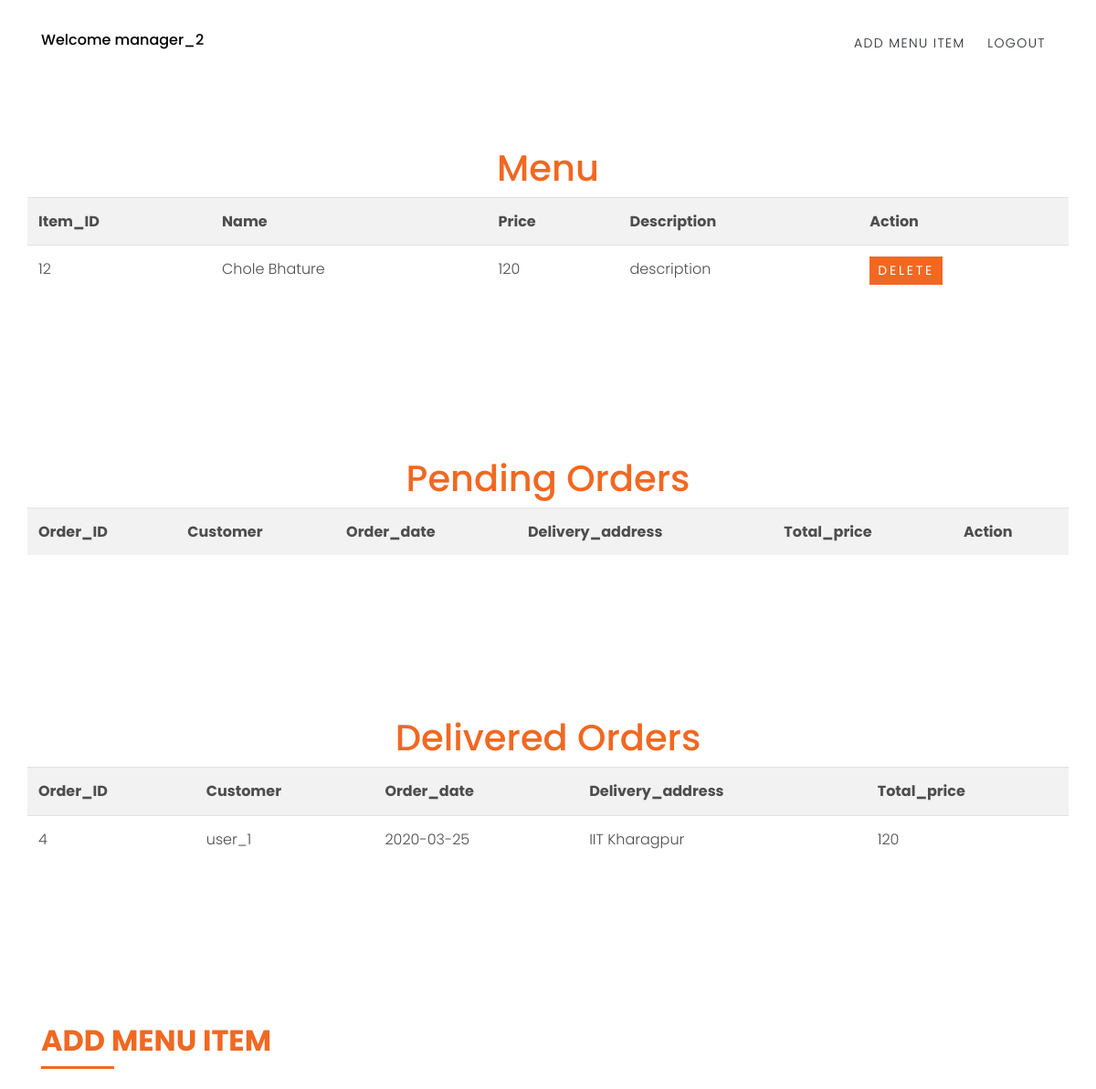
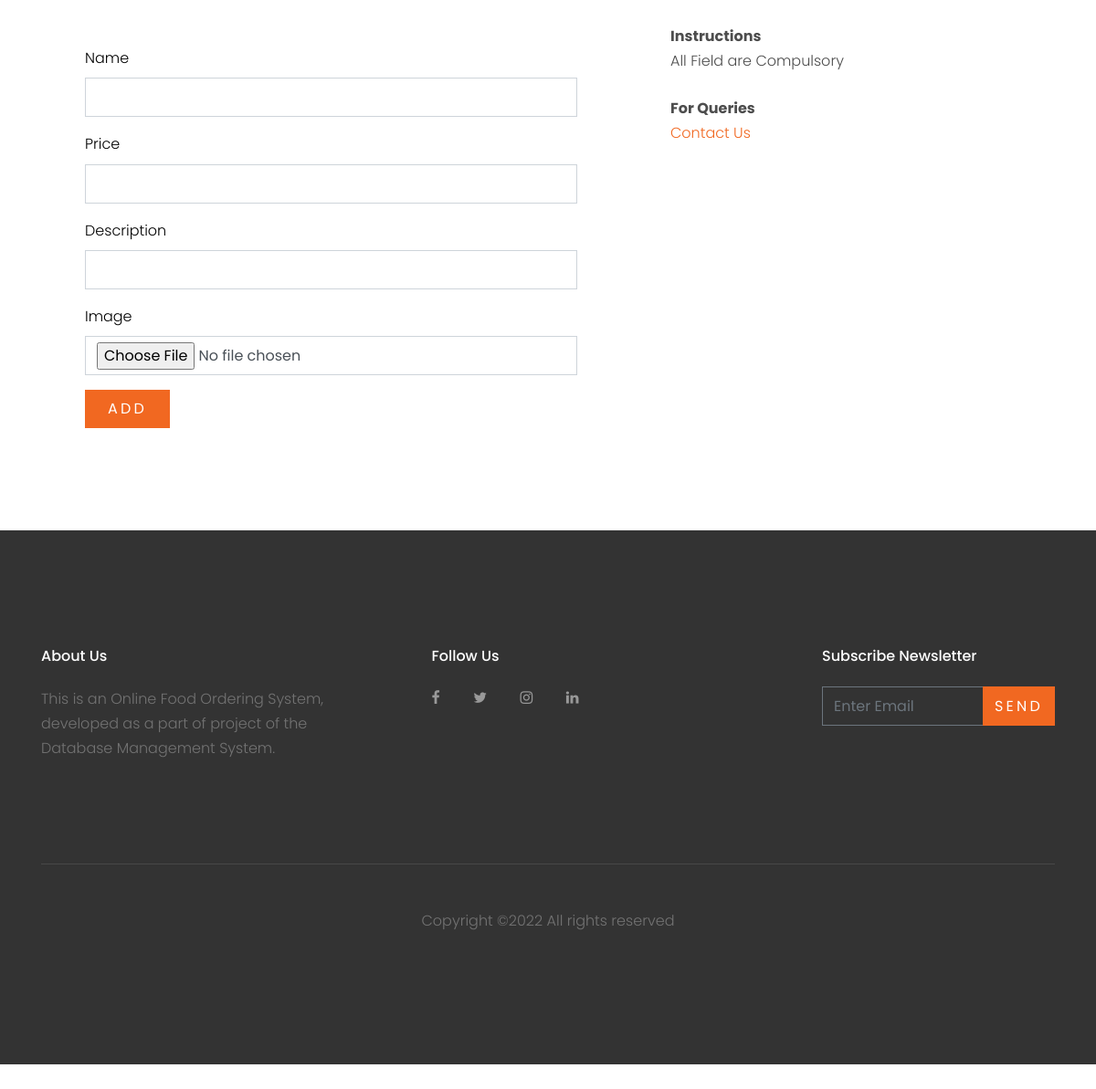
The page /manager.php (signed in) on the database its author committed (2 pictures, top to bottom).
### tables this page shows
CREATE TABLE `manager` (
  `username` varchar(30) NOT NULL,
  `name` varchar(30) NOT NULL,
  `email` varchar(30) NOT NULL,
  `address` varchar(100) NOT NULL,
  `password` varchar(30) NOT NULL,
  `contact_no` varchar(30) NOT NULL,
  `R_ID` int(30) NOT NULL
);

CREATE TABLE `menu_item` (
  `item_ID` int(30) NOT NULL,
  `name` varchar(30) NOT NULL,
  `price` int(30) NOT NULL,
  `description` varchar(30) NOT NULL,
  `R_ID` int(30) NOT NULL
);

CREATE TABLE `orders` (
  `order_ID` int(30) NOT NULL,
  `total_price` varchar(30) NOT NULL,
  `order_date` date NOT NULL,
  `order_status` varchar(30) NOT NULL,
  `delivery_address` varchar(70) NOT NULL,
  `username` varchar(30) NOT NULL,
  `R_ID` int(30) NOT NULL
);

### manager.php (the view, shortened to what this page needs)
<?php
    $conn = Connect();
?>
<!DOCTYPE html>
<html lang="en">
  <head>
    <link rel="stylesheet" href="fonts/icomoon/style.css">
    <link rel="stylesheet" href="css/bootstrap.min.css">
    <link rel="stylesheet" href="css/magnific-popup.css">
    <link rel="stylesheet" href="css/jquery-ui.css">
    <link rel="stylesheet" href="css/owl.carousel.min.css">
    <link rel="stylesheet" href="css/owl.theme.default.min.css">
    <link rel="stylesheet" href="css/bootstrap-datepicker.css">
    <link rel="stylesheet" href="fonts/flaticon/font/flaticon.css">
    <link rel="stylesheet" href="css/aos.css">
    <link rel="stylesheet" href="css/style.css">
  </head>
  <body data-spy="scroll" data-target=".site-navbar-target" data-offset="200">
    <header class="site-navbar py-3 js-site-navbar site-navbar-target" role="banner" id="site-navbar">
      <div class="container">
        <div class="row align-items-center">
          <div class="col-11 col-xl-4 site-logo">
            <a href="manager.php" class="text-white h6 mb-0" style="color: #000000 !important">
                <?php
                    $username = $_SESSION['login_manager'];
                    $query="select * from manager where username='$username'";
                    $result = $conn->query($query);
                    echo "Welcome ";
                    if($result->num_rows>0){
                        $row = $result->fetch_assoc();
                        echo $row['name'];
                    }
                ?>
            </a>
          </div>
          <div class="col-12 col-md-8 d-none d-xl-block">
            <nav class="site-navigation position-relative text-right" role="navigation">
              <ul class="site-menu js-clone-nav mx-auto d-none d-lg-block">
                <li><a href="#section-add" class="nav-link" style="color: #212529 !important">Add Menu Item</a></li>
                <li><a href="logout.php" class="nav-link" style="color: #212529 !important">Logout</a></li>
              </ul>
            </nav>
          </div>
          </div>
        </div>
    </header>
    <div  class="site-section" style="padding-top: 10rem">
        <h1 class="text-center text-primary">
            Menu
        </h1>
        <table class="table table-striped table-hover container">
                        <tr>
                            <th>Item_ID</th>
                            <th>Name</th>
                            <th>Price</th>
                            <th>Description</th>
                            <th>Action</th>
                        </tr>
            <?php
                $username = $_SESSION['login_manager'];
                $query="select * from manager, menu_item where manager.username='$username' and menu_item.R_ID=manager.R_ID order by menu_item.item_ID";
                $result = $conn->query($query);
                while($row=($result->fetch_assoc())){
                    echo
                    '
                            <tr>
                                <td>'.$row['item_ID'].'</td>
                                <td>'.$row['name'].'</td>
                                <td>'.$row['price'].'</td>
                                <td>'.$row['description'].'</td>
                                <td>
                                <a href="delete_item_action.php?id='.$row['item_ID'].'" type="button" class="btn btn-primary btn-sm text-white">Delete</a>
                                </td>
                            </tr>
                    ';
                }
            ?>
        </table>
    </div>
    <div  class="site-section" >
        <h1 class="text-center text-primary">
            Pending Orders
        </h1>
        <table class="table table-striped table-hover container">
                        <tr>
                            <th>Order_ID</th>
                            <th>Customer</th>
                            <th>Order_date</th>
                            <th>Delivery_address</th>
                            <th>Total_price</th>
                            <th>Action</th>
                        </tr>
        </table>
    </div>
    <div  class="site-section" >
            <h1 class="text-center text-primary">
                Delivered Orders
            </h1>
            <table class="table table-striped table-hover container">
                            <tr>
                                <th>Order_ID</th>
                                <th>Customer</th>
                                <th>Order_date</th>
                                <th>Delivery_address</th>
                                <th>Total_price</th>
                            </tr>
                <?php
                    $username = $_SESSION['login_manager'];
                    $query="select * from manager, orders where manager.username='$username' and orders.R_ID=manager.R_ID and orders.order_status='DELIVERED' order by orders.order_date desc";
                    $result = $conn->query($query);
                    while($row=($result->fetch_assoc())){
                        echo
                        '
                                <tr>
                                    <td>'.$row['order_ID'].'</td>
                                    <td>'.$row['username'].'</td>
                                    <td>'.$row['order_date'].'</td>
                                    <td>'.$row['delivery_address'].'</td>
                                    <td>'.$row['total_price'].'</td>
                                </tr>
                        ';
                    }
                ?>
            </table>
        </div>
    <div class="site-section" id="section-add">
        <div class="container">
            <div class="row mb-5">
                <div class="col-md-12 order-md-1" data-aos="fade-up">
                    <div class="text-left pb-1 border-primary mb-4">
                    <h2 class="text-primary">ADD MENU ITEM</h2>
                </div>
                <div id="customersignup">
                    <div class="row">
                        <div class="col-md-7">
                            <form action="add_item_action.php" method="POST" enctype="multipart/form-data" class="p-5 bg-white">
                            <div class="row form-group">
                                <div class="col-md-12 mb-6 mb-md-0">
                                <label class="text-black" for="name">Name</label>
                                <input type="text" name="name"  id="name" class="form-control" required>
                                </div>
                            </div>
                            <div class="row form-group">
                                <div class="col-md-12 mb-6 mb-md-0">
                                <label class="text-black" for="price">Price</label>
                                <input type="number" step="0.5" name="price"  id="price" class="form-control" required>
                                </div>
                            </div>
                            <div class="row form-group">
                                <div class="col-md-12 mb-6 mb-md-0">
                                <label class="text-black" for="description">Description</label>
                                <input type="text" name="description"  id="description" class="form-control" required>
                                </div>
                            </div>
                            <div class="row form-group">
                                <div class="col-md-12 mb-6 mb-md-0">
                                <label class="text-black" for="fileToUpload">Image</label>
                                <input type="file" name="fileToUpload" id="fileToUpload" class="form-control" required>
                                </div>
                            </div>
                            <div class="row form-group">
                                <div class="col-md-12">
                                <input type="submit"  name="submit" value="ADD" class="btn btn-primary py-2 px-4 text-white">
                                </div>
                            </div>
                            </form>
                        </div>
                        <div class="col-md-5">
                            <div class="p-4 mb-3 bg-white">
                            <p class="mb-0 font-weight-bold">Instructions</p>
                            <p class="mb-4">All Field are Compulsory</p>
                            <p class="mb-0 font-weight-bold">For Queries</p>
                            <p class="mb-4"><a href="#section-contact">Contact Us</a></p>
                            </div>
                        </div>
                    </div>
                </div>
            </div>
        </div>
    </div>
    <footer class="site-footer">
      <div class="container">
        <div class="row">
          <div class="col-md-9">
            <div class="row">
              <div class="col-md-5 mr-auto">
                <h2 class="footer-heading mb-4">About Us</h2>
                <p>This is an Online Food Ordering System, developed as a part of project of the Database Management System.</p>
              </div>
              <div class="col-md-6">
                <h2 class="footer-heading mb-4">Follow Us</h2>
                <a href="#" class="pl-0 pr-3"><span class="icon-facebook"></span></a>
                <a href="#" class="pl-3 pr-3"><span class="icon-twitter"></span></a>
                <a href="#" class="pl-3 pr-3"><span class="icon-instagram"></span></a>
                <a href="#" class="pl-3 pr-3"><span class="icon-linkedin"></span></a>
              </div>
            </div>
          </div>
          <div class="col-md-3">
            <h2 class="footer-heading mb-4">Subscribe Newsletter</h2>
            <form action="#" method="post">
              <div class="input-group mb-3">
                <input type="text" class="form-control border-secondary text-white bg-transparent" placeholder="Enter Email" aria-label="Enter Email" aria-describedby="button-addon2">
                <div class="input-group-append">
                  <button class="btn btn-primary text-white" type="button" id="button-addon2">Send</button>
                </div>
              </div>
            </form>
          </div>
        </div>
        <div class="row pt-5 mt-5 text-center">
          <div class="col-md-12">
            <div class="border-top pt-5">
              <p>
            Copyright &copy;<script>document.write(new Date().getFullYear());</script> All rights reserved
            </p>
            </div>
          </div>
        </div>
      </div>
    </footer>
  </body>
</html>

### css/style.css (style rules this page uses)
body { line-height: 1.7; color: #4d4d4d; font-weight: 300; font-size: 1rem; }
a { -webkit-transition: .3s all ease; -o-transition: .3s all ease; transition: .3s all ease; }
h1, h2, h3, h4, h5, .h1, .h2, .h3, .h4, .h5 { font-family: "Poppins", -apple-system, BlinkMacSystemFont, "Segoe UI", Roboto, "Helvetica Neue", Arial, sans-serif, "Apple Color Emoji", "Segoe UI Emoji", "Segoe UI Symbol", "Noto Color Emoji"; }
.text-black { color: #000 !important; }
.btn { text-transform: uppercase; letter-spacing: .2em; border-radius: 0; }
.form-control { height: 43px; border-radius: 0; }
.site-section { padding: 2.5em 0; }
@media (min-width: 768px) { .site-section { padding: 5em 0; } }
.border-top { border-top: 1px solid #edf0f5 !important; }
.site-footer { padding: 4em 0; background: #333333; }
@media (min-width: 768px) { .site-footer { padding: 8em 0; } }
.site-footer .border-top { border-top: 1px solid rgba(255, 255, 255, 0.1) !important; }
.site-footer p { color: #737373; }
.site-footer h2, .site-footer h3, .site-footer h4, .site-footer h5 { color: #fff; }
.site-footer a { color: #999999; }
.site-footer .footer-heading { font-size: 16px; color: #fff; }
.site-navbar { margin-bottom: 0px; z-index: 1999; position: absolute; width: 100%; }
.site-navbar .site-logo { position: relative; top: -4px; }
.site-navbar .site-logo a { color: #fff; }
.site-navbar .site-navigation .site-menu { margin-bottom: 0; }
.site-navbar .site-navigation .site-menu a { text-decoration: none !important; display: inline-block; text-transform: uppercase; letter-spacing: .1em; font-size: 14px; }
.site-navbar .site-navigation .site-menu > li { display: inline-block; padding: 10px 10px; }
.site-navbar .site-navigation .site-menu > li > a { padding: 10px 0px; color: #fff; text-decoration: none !important; }
.site-mobile-menu .site-nav-wrap { padding: 0; margin: 0; list-style: none; position: relative; }
.site-mobile-menu .site-nav-wrap a { padding: 10px 20px; display: block; position: relative; color: #212529; }
.site-mobile-menu .site-nav-wrap li { position: relative; display: block; }
.site-mobile-menu .site-nav-wrap > li { display: block; position: relative; float: left; width: 100%; }
.site-mobile-menu .site-nav-wrap > li > a { padding-left: 20px; font-size: 20px; }
.border-primary { position: relative; }
.border-primary h2 { text-transform: uppercase; font-weight: 700 !important; }
.border-primary:after { position: absolute; content: ""; bottom: 0; width: 80px; height: 3px; background: #f16821; }
.border-primary.text-left:after { -webkit-transform: translateX(0%); -ms-transform: translateX(0%); transform: translateX(0%); }

### rows shown on the page
manager: name "manager_2", menu_item.item_ID "12", menu_item.name "Chole Bhature", menu_item.price "120", menu_item.description "description", orders.order_ID "4", orders.username "user_1", orders.order_date "2020-03-25", orders.delivery_address "IIT Kharagpur", orders.total_price "120"
